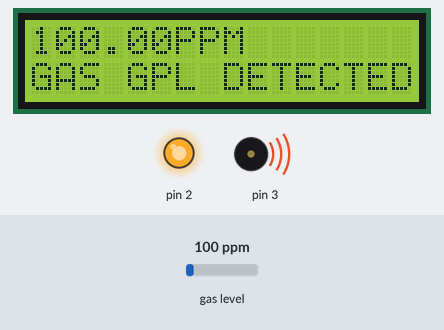
Bench run of a sketch on a simulated Arduino Uno, built with avr-gcc and run on an emulated ATmega328P. Parts: 16×2 character LCD, output pins drawn as LEDs (lit = HIGH), buzzer (waves = sounding). Inputs (shaded band) come from the test bench; at power-on: gas level 100 ppm.

Above: at 1.2 s.
1.3 s: gas level set to 12 ppm
At 2.08 s:
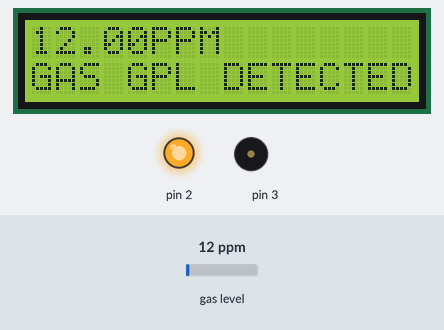
3.1 s: gas level set to 9 ppm
At 3.6 s:
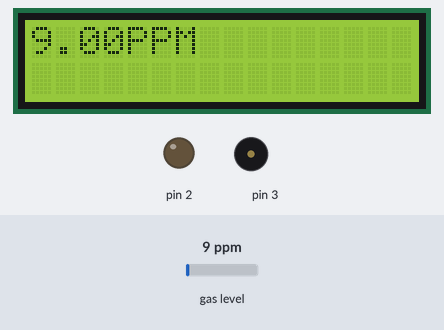
5.7 s: gas level set to 20 ppm
At 5.95 s:
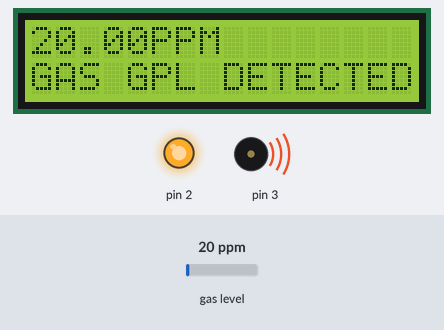
Timing chart, 0 to 13.3 s (numbered marks = the images above; inputs shaded):
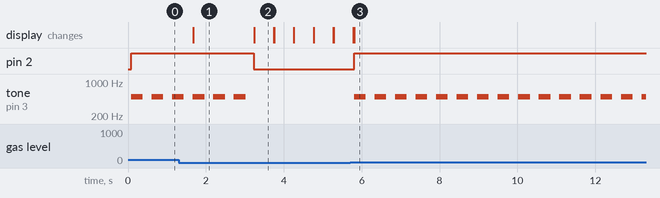

The sketch:

MQ-02.ino
```cpp
#include <MQUnifiedsensor.h>
#include <LiquidCrystal_I2C.h>

MQUnifiedsensor MQ2("Arduino UNO", 5, 10, A2, "MQ-2");
LiquidCrystal_I2C lcd(0x27, 16, 2);


void setup() {
  // put your setup code here, to run once:
  lcd.init();
  lcd.backlight();
  pinMode(2, OUTPUT);
  pinMode(3, OUTPUT);

  MQ2.setRegressionMethod(1);
  MQ2.setA(574.25);
  MQ2.setB(-2.222);
  MQ2.init();

  float calcR0 = 0;
  for (int i = 1; i <= 10; i++) {
    MQ2.update();  // Update data, the arduino will read the voltage from the analog pin
    calcR0 += MQ2.calibrate(9.83);
  }
  MQ2.setR0(calcR0 / 10);
}

void loop() {
  MQ2.update();
  float ppm = MQ2.readSensor();
  if (ppm > 10) {
    lcd.setCursor(0, 1);
    lcd.print("GAS GPL DETECTED");
    digitalWrite(2, HIGH);
    tone(3,500,300);
  } else {
    digitalWrite(2, LOW);
    digitalWrite(3, LOW);
  }
  lcd.setCursor(0, 0);
  lcd.print(ppm);
  lcd.print("PPM");
  delay(500);
  lcd.clear();
}
```

Measured:
- the behaviour switches between 11 and 10 ppm on gas level (found by bisection; images 1 and 2)
- after the input at 1.3 s, the display: changes after 0.37 s (image 1)
- after the input at 3.1 s, pin 2: HIGH → LOW after 0.13 s; tone on pin 3: stops changing and stays silent; the display: changes after 0.14 s (image 2)
- after the input at 5.7 s, pin 2: LOW → HIGH after 0.10 s; tone on pin 3: alternates 500 Hz for 0.30 s and silent for 0.23 s, starting after 0.10 s; the display: first differs from a run without the input after 0.11 s (image 3)
- by itself, tone on pin 3: alternates 500 Hz for 0.30 s and silent for 0.23 s
- what the display in image 2 shows lasts 0.5 s, from 3.2 s to 3.7 s
